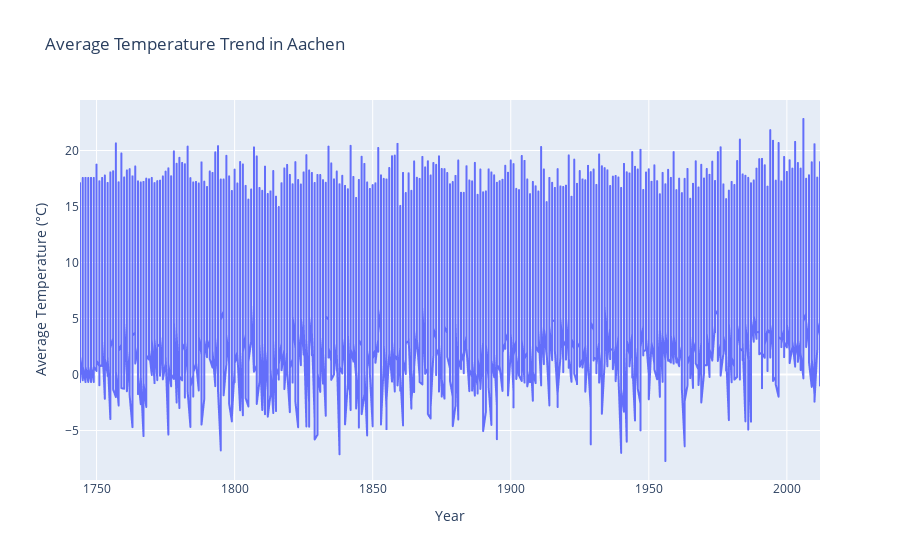

Here is the notebook cell this chart was saved with:
### Markdown cell above
Visualising all the months and all the years for Aachen City

### Code cell
import plotly.express as px

# Filter data for Aachen
df_aachen = df[df["City"] == "Aachen"]

# Create the plot
fig = px.line(df_aachen, x="Year", y="AverageTemperature", 
              title="Average Temperature Trend in Aachen",
              labels={"Year": "Year", "AverageTemperature": "Average Temperature (°C)"},
              line_shape="linear")

# Show the figure
fig.show()

### Figure 1 — Plotly figure (JSON) as saved in the notebook; plotly's stock layout.template omitted (floating-point values rounded to 4 significant figures; data arrays with more than 128 entries replaced by an {"elided": "..."} marker saying what was removed)
{"data": [{"hovertemplate": "Year=%{x}<br>Average Temperature (°C)=%{y}<extra></extra>", "legendgroup": "", "line": {"color": "#636efa", "dash": "solid", "shape": "linear"}, "marker": {"symbol": "circle"}, "mode": "lines", "name": "", "showlegend": false, "type": "scattergl", "x": {"elided": "3228 int values"}, "xaxis": "x", "y": {"elided": "3228 float values"}, "yaxis": "y"}], "layout": {"legend": {"tracegroupgap": 0}, "title": {"text": "Average Temperature Trend in Aachen"}, "xaxis": {"anchor": "y", "domain": [0, 1], "title": {"text": "Year"}}, "yaxis": {"anchor": "x", "domain": [0, 1], "title": {"text": "Average Temperature (°C)"}}}}
